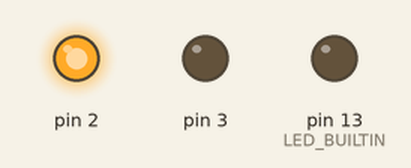
A sketch run on a simulated Arduino Uno, built with avr-gcc and run on an emulated ATmega328P. Shown: output pins drawn as LEDs (lit = HIGH).

Above: at 0.1 s.
At 2.8 s:
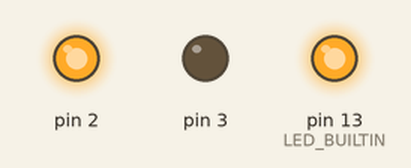
At 62.7 s:
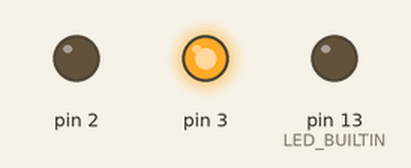
Timing chart, 0 to 124.0 s (numbered marks = the images above):
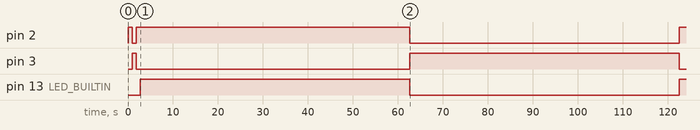

The sketch:

MutterUhr.ino
```cpp
/* MutterUhr Code für Arduino
 *  Setze an belegte Pins (in dem fall Digital 2 und 3) und Kabel der uhr jeweils einen Elko.
 *  Jede Aktion dauert 20ms die pro Aktion abgezogen werden müssen oder zugezählt werden damit die Uhr nicht nachgeht.
 *
 *  Original läuft auf: Arduino Mini
 *                      Atmega168
 *
 *      (Digital Pin2) -> -)|- -> Clock Cable 1
 *      (Digital Pin3) -> -)|- -> Clock Cable 2
 *
 *      -)|-  = Capacitor
 *
 *      Hammi 21.07.2017
 *      CCCHH
 *
 */

void setup() {
  // initialize
  pinMode(2, OUTPUT);
  pinMode(3, OUTPUT);
  pinMode(LED_BUILTIN, OUTPUT);

// init
 digitalWrite(2, HIGH);
 digitalWrite(3, LOW);
 delay(900);
 digitalWrite(2, LOW);
 digitalWrite(3, HIGH);
 delay(900);
 digitalWrite(2, HIGH);
 digitalWrite(3, LOW);
 delay(900);
 digitalWrite(2, LOW);
 digitalWrite(3, HIGH);
}


// main thing
void loop() {
  digitalWrite(2, HIGH);
  digitalWrite(3, LOW);
  digitalWrite(LED_BUILTIN, HIGH);
  delay(59920);
  digitalWrite(2, LOW);
  digitalWrite(3, HIGH);
  digitalWrite(LED_BUILTIN, LOW);
  delay(59920);
}
```

Measured:
- by itself, pin 2: HIGH → LOW at 0.90 s, → HIGH 0.90 s later, → LOW 60.8 s later, → HIGH 59.9 s later
- by itself, pin 3: HIGH → LOW at 1.8 s, → HIGH 60.8 s later, → LOW 59.9 s later
- by itself, pin 13 (LED_BUILTIN): LOW → HIGH at 2.7 s, → LOW 59.9 s later, → HIGH 59.9 s later
